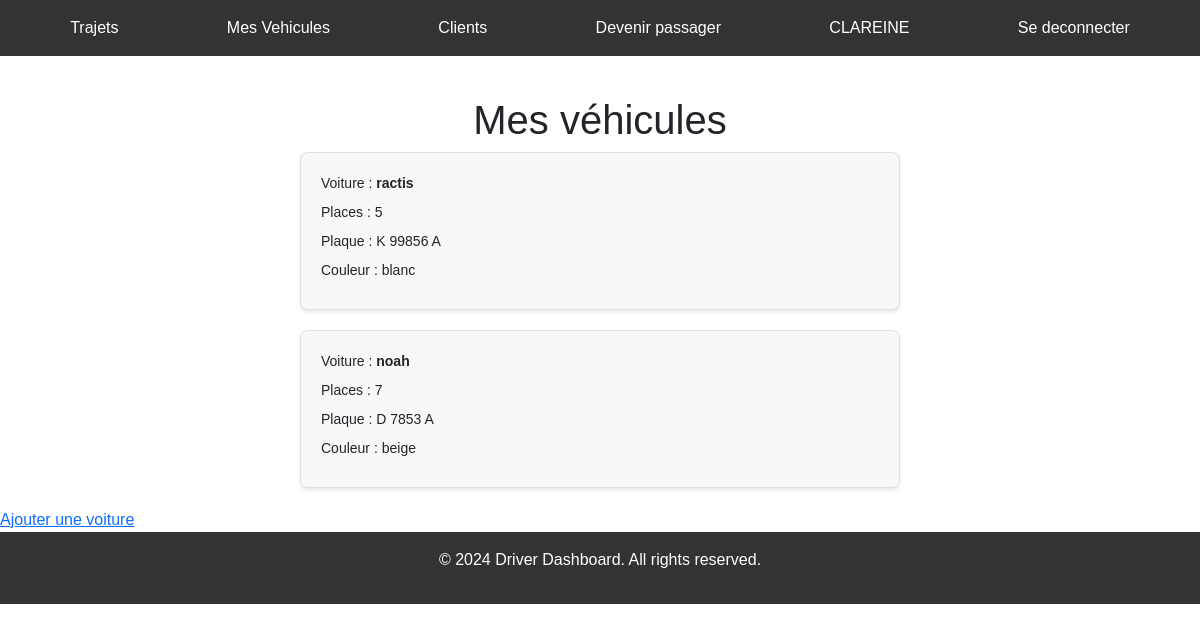
The page /cars/ (signed in) on the database its author committed.
### covoiturage/models.py (models this page shows, shortened)
class Vehicule(models.Model):
    user = models.ForeignKey(User, on_delete=models.CASCADE, related_name='vehicules', null=True)
    modele = models.CharField(max_length=35, null=True)
    plaque = models.CharField(max_length=10, null=True)
    places = models.IntegerField(null=True)
    color = models.CharField(max_length=40, null=True)

### Stage/views.py (the view)
# urls.py: path('cars/', views.cars, name='cars'),
def cars(request):
    vehicles = Vehicule.objects.filter(user=request.user)
    return render(request, 'cars.html', {'vehicles': vehicles})

### templates/cars.html
{% extends 'base.html' %}
{% load static %}
{% block section %}
<link rel="stylesheet" href="{% static 'car.css' %}">
<div class="vehicles-container">
    <h1>Mes véhicules</h1>
    {% if vehicles %}
    {% for vehicle in vehicles %}
    <div class="vehicle-card">
      <p>Voiture : <strong>{{ vehicle.modele }}</strong></p>
      <p>Places : {{ vehicle.places }}</p>
      <p>Plaque : {{ vehicle.plaque }}</p>
      <p>Couleur : {{ vehicle.color }}</p>
    </div>
    {% endfor %}
    {% else %}
    <p>Vous n'avez pas encore de véhicule enregistré.</p>
    {% endif %}
  </div>
  <a href="vehicle/add/" >Ajouter une voiture </a>
{% endblock section%}

### templates/base.html (shortened to what this page needs)
{% load static %}
<!DOCTYPE html>
<html lang="en">
<head>
    <link href="https://cdn.jsdelivr.net/npm/bootstrap@5.2.0/dist/css/bootstrap.min.css" rel="stylesheet">
    <link rel="stylesheet" href="{% static 'dd.css' %}">
</head>
<body>
    <header>
        <nav>
            <ul>
                <li><a href="/dashboard_driver">Trajets</a></li>
                <li><a href="/cars">Mes Vehicules</a></li>
                <li><a href="/notif">Clients</a></li>
                <li><a href="/">Devenir passager</a></li>
                <li>{{ user.username | upper }}</li>
                <li><a href="/logout">Se deconnecter</a></li>
            </ul>
        </nav>
    </header>
{% block section %}{% endblock %}
    <footer>
        <p>&copy; 2024 Driver Dashboard. All rights reserved.</p>
    </footer>
</body>
</html>

### static/dd.css (style rules this page uses)
body { font-family: Arial, sans-serif; margin: 0; padding: 0; }
header { background-color: #333; color: #fff; padding: 1rem; }
nav ul { list-style-type: none; display: flex; justify-content: space-around; margin: 0; padding: 0; }
nav a { color: #fff; text-decoration: none; }
footer { background-color: #333; color: #fff; text-align: center; padding: 1rem; }

### static/car.css (style rules this page uses)
.vehicles-container { margin-top: 40px; display: flex; flex-direction: column; align-items: center; }
.vehicle-card { background-color: #f8f8f8; border: 1px solid #e0e0e0; border-radius: 8px; box-shadow: 0 2px 4px rgba(0, 0, 0, 0.1); margin-bottom: 20px; padding: 20px; width: 80%; max-width: 600px; }
.vehicle-card p { font-size: 14px; margin-bottom: 8px; }

### rows shown on the page
Vehicule: modele "ractis", places "5", plaque "K 99856 A", color "blanc"
Vehicule: modele "noah", places "7", plaque "D 7853 A", color "beige"

### other values the page prints
{{ user.username | upper }} "CLAREINE"
